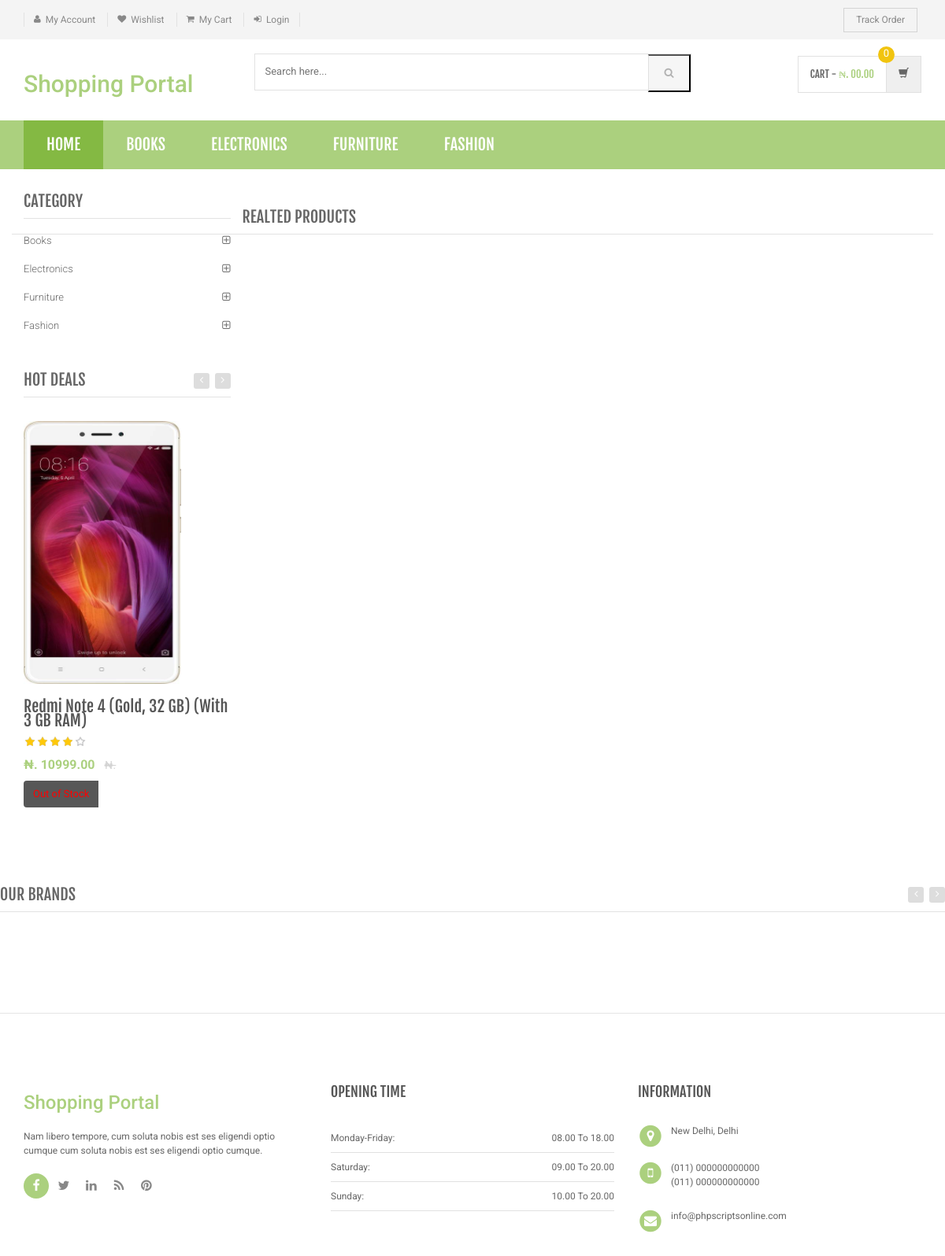
Page /product-details.php on the committed database.
### tables this page shows
CREATE TABLE `category` (
  `id` int(11) NOT NULL,
  `categoryName` varchar(255) DEFAULT NULL,
  `categoryDescription` longtext,
  `creationDate` timestamp NOT NULL DEFAULT CURRENT_TIMESTAMP,
  `updationDate` varchar(255) DEFAULT NULL
);

CREATE TABLE `products` (
  `id` int(11) NOT NULL,
  `category` int(11) NOT NULL,
  `subCategory` int(11) DEFAULT NULL,
  `productName` varchar(255) DEFAULT NULL,
  `productCompany` varchar(255) DEFAULT NULL,
  `productPrice` int(11) DEFAULT NULL,
  `productPriceBeforeDiscount` int(11) DEFAULT NULL,
  `productDescription` longtext,
  `productImage1` varchar(255) DEFAULT NULL,
  `productImage2` varchar(255) DEFAULT NULL,
  `productImage3` varchar(255) DEFAULT NULL,
  `shippingCharge` int(11) DEFAULT NULL,
  `productAvailability` varchar(255) DEFAULT NULL,
  `postingDate` timestamp NULL DEFAULT CURRENT_TIMESTAMP,
  `updationDate` varchar(255) DEFAULT NULL
);

### product-details.php (the view, shortened to what this page needs)
<?php
include('includes/config.php');
?>
<!DOCTYPE html>
<html lang="en">
	<head>
	    <link rel="stylesheet" href="assets/css/bootstrap.min.css">
	    <link rel="stylesheet" href="assets/css/main.css">
	    <link rel="stylesheet" href="assets/css/green.css">
	    <link rel="stylesheet" href="assets/css/owl.carousel.css">
		<link rel="stylesheet" href="assets/css/owl.transitions.css">
		<link href="assets/css/lightbox.css" rel="stylesheet">
		<link rel="stylesheet" href="assets/css/animate.min.css">
		<link rel="stylesheet" href="assets/css/rateit.css">
		<link rel="stylesheet" href="assets/css/bootstrap-select.min.css">
		<link rel="stylesheet" href="assets/css/config.css">
		<link href="assets/css/green.css" rel="alternate stylesheet" title="Green color">
		<link href="assets/css/blue.css" rel="alternate stylesheet" title="Blue color">
		<link href="assets/css/red.css" rel="alternate stylesheet" title="Red color">
		<link href="assets/css/orange.css" rel="alternate stylesheet" title="Orange color">
		<link href="assets/css/dark-green.css" rel="alternate stylesheet" title="Darkgreen color">
		<link rel="stylesheet" href="assets/css/font-awesome.min.css">
	</head>
    <body class="cnt-home">
<header class="header-style-1">
<?php include('includes/top-header.php');?>
<?php include('includes/main-header.php');?>
<?php include('includes/menu-bar.php');?>
</header>
<div class="body-content outer-top-xs">
	<div class='container'>
		<div class='row single-product outer-bottom-sm '>
			<div class='col-md-3 sidebar'>
				<div class="sidebar-module-container">
<div class="sidebar-widget outer-bottom-xs wow fadeInUp">
	<h3 class="section-title">Category</h3>
	<div class="sidebar-widget-body m-t-10">
		<div class="accordion">
		            <?php $sql=mysqli_query($con,"select id,categoryName  from category");
while($row=mysqli_fetch_array($sql))
{
    ?>
	    	<div class="accordion-group">
	            <div class="accordion-heading">
	                <a href="category.php?cid=<?php echo $row['id'];?>"  class="accordion-toggle collapsed">
	                   <?php echo $row['categoryName'];?>
	                </a>
	            </div>
	        </div>
	        <?php } ?>
	    </div>
	</div>
</div>
<div class="sidebar-widget hot-deals wow fadeInUp">
	<h3 class="section-title">hot deals</h3>
	<div class="owl-carousel sidebar-carousel custom-carousel owl-theme outer-top-xs">
								   <?php
$ret=mysqli_query($con,"select * from products order by rand() limit 4 ");
while ($rws=mysqli_fetch_array($ret)) {
?>
													<div class="item">
					<div class="products">
						<div class="hot-deal-wrapper">
							<div class="image">
								<img src="admin/productimages/<?php echo htmlentities($rws['id']);?>/<?php echo htmlentities($rws['productImage1']);?>"  width="200" height="334" alt="">
							</div>
						</div>
						<div class="product-info text-left m-t-20">
							<h3 class="name"><a href="product-details.php?pid=<?php echo htmlentities($rws['id']);?>"><?php echo htmlentities($rws['productName']);?></a></h3>
							<div class="rating rateit-small"></div>
							<div class="product-price">
								<span class="price">
									₦. <?php echo htmlentities($rws['productPrice']);?>.00
								</span>
							    <span class="price-before-discount">₦.<?php echo htmlentities($row['productPriceBeforeDiscount']);?></span>
							</div>
						</div>
						<div class="cart clearfix animate-effect">
							<div class="action">
								<div class="add-cart-button btn-group">
									<button class="btn btn-primary icon" data-toggle="dropdown" type="button">
								<?php if($row['productAvailability']=='In Stock'){?>
										<button class="btn btn-primary icon" data-toggle="dropdown" type="button">
								<i class="fa fa-shopping-cart"></i>
							</button>
							<a href="category.php?page=product&action=add&id=<?php echo $row['id']; ?>">
							<button class="btn btn-primary" type="button">Add to cart</button></a>
								<?php } else {?>
							<div class="action" style="color:red">Out of Stock</div>
					<?php } ?>
								</div>
							</div>
						</div>
					</div>
					</div>
					<?php } ?>
    </div>
</div>
				</div>
			</div>
<section class="section featured-product wow fadeInUp">
	<h3 class="section-title">Realted Products </h3>
</section>
			</div>
		</div>
<?php include('includes/brands-slider.php');?>
</div>
<?php include('includes/footer.php');?>
</body>
</html>

### includes/menu-bar.php (shortened to what this page needs)
<div class="header-nav animate-dropdown">
    <div class="container">
        <div class="yamm navbar navbar-default" role="navigation">
            <div class="nav-bg-class">
                <div class="navbar-collapse collapse" id="mc-horizontal-menu-collapse">
	<div class="nav-outer">
		<ul class="nav navbar-nav">
			<li class="active dropdown yamm-fw">
				<a href="index.php" data-hover="dropdown" class="dropdown-toggle">Home</a>
			</li>
              <?php $sql=mysqli_query($con,"select id,categoryName  from category limit 6");
while($row=mysqli_fetch_array($sql))
{
    ?>
			<li class="dropdown yamm">
				<a href="category.php?cid=<?php echo $row['id'];?>"> <?php echo $row['categoryName'];?></a>
			</li>
			<?php } ?>
		</ul>
		<div class="clearfix"></div>
	</div>
</div>
            </div>
        </div>
    </div>
</div>

### assets/css/green.css (style rules this page uses)
a { color: #abd07e; }
.header-style-1 .header-nav { background: #abd07e; }
.cnt-home .header-style-1 .header-nav .navbar .navbar-nav > li.active { background: #84b943; }
.hot-deals .product-info .product-price .price { color: #abd07e; }
.sidebar .sidebar-module-container .sidebar-widget .sidebar-widget-body .accordion .accordion-group .accordion-heading .accordion-toggle, .sidebar .sidebar-module-container .sidebar-widget .sidebar-widget-body .accordion .accordion-group .accordion-heading .accordion-toggle:hover, .sidebar .sidebar-module-container .sidebar-widget .sidebar-widget-body .accordion .accordion-group .accordion-heading .accordion-toggle:focus, .sidebar .sidebar-module-container .sidebar-widget .sidebar-widget-body .accordion .accordion-group .accordion-heading .accordion-toggle:after { color: #abd07e; }

### assets/css/lightbox.css (style rules this page uses)
body:after { content: url(../images/close.png) url(../images/loading.gif) url(../images/prev.png) url(../images/next.png); display: none; }

### assets/css/rateit.css (style rules this page uses)
.rateit { display: -moz-inline-box; display: inline-block; position: relative; -webkit-user-select: none; -khtml-user-select: none; -moz-user-select: none; -o-user-select: none; -ms-user-select: none; user-select: none; -webkit-touch-callout: none; }

### assets/css/blue.css (style rules this page uses)
a { color: #3498db; }
.header-style-1 .header-nav { background: #3498db; }
.cnt-home .header-style-1 .header-nav .navbar .navbar-nav > li.active { background: #1d6ca1; }
.hot-deals .product-info .product-price .price { color: #3498db; }
.sidebar .sidebar-module-container .sidebar-widget .sidebar-widget-body .accordion .accordion-group .accordion-heading .accordion-toggle, .sidebar .sidebar-module-container .sidebar-widget .sidebar-widget-body .accordion .accordion-group .accordion-heading .accordion-toggle:hover, .sidebar .sidebar-module-container .sidebar-widget .sidebar-widget-body .accordion .accordion-group .accordion-heading .accordion-toggle:focus, .sidebar .sidebar-module-container .sidebar-widget .sidebar-widget-body .accordion .accordion-group .accordion-heading .accordion-toggle:after { color: #3498db; }

### assets/css/red.css (style rules this page uses)
a { color: #ff6c6c; }
.header-style-1 .header-nav { background: #ff6c6c; }
.cnt-home .header-style-1 .header-nav .navbar .navbar-nav > li.active { background: #ff1a1a; }
.hot-deals .product-info .product-price .price { color: #ff6c6c; }
.sidebar .sidebar-module-container .sidebar-widget .sidebar-widget-body .accordion .accordion-group .accordion-heading .accordion-toggle, .sidebar .sidebar-module-container .sidebar-widget .sidebar-widget-body .accordion .accordion-group .accordion-heading .accordion-toggle:hover, .sidebar .sidebar-module-container .sidebar-widget .sidebar-widget-body .accordion .accordion-group .accordion-heading .accordion-toggle:focus, .sidebar .sidebar-module-container .sidebar-widget .sidebar-widget-body .accordion .accordion-group .accordion-heading .accordion-toggle:after { color: #ff6c6c; }

### assets/css/orange.css (style rules this page uses)
a { color: #f39c12; }
.header-style-1 .header-nav { background: #f39c12; }
.cnt-home .header-style-1 .header-nav .navbar .navbar-nav > li.active { background: #ab6c09; }
.hot-deals .product-info .product-price .price { color: #f39c12; }
.sidebar .sidebar-module-container .sidebar-widget .sidebar-widget-body .accordion .accordion-group .accordion-heading .accordion-toggle, .sidebar .sidebar-module-container .sidebar-widget .sidebar-widget-body .accordion .accordion-group .accordion-heading .accordion-toggle:hover, .sidebar .sidebar-module-container .sidebar-widget .sidebar-widget-body .accordion .accordion-group .accordion-heading .accordion-toggle:focus, .sidebar .sidebar-module-container .sidebar-widget .sidebar-widget-body .accordion .accordion-group .accordion-heading .accordion-toggle:after { color: #f39c12; }

### rows in the picture
category: categoryName "BOOKS", categoryName "Books"
category: categoryName "ELECTRONICS", categoryName "Electronics"
category: categoryName "FURNITURE", categoryName "Furniture"
category: categoryName "FASHION", categoryName "Fashion"
products: productImage1 (picture), productName "Redmi Note 4 (Gold, 32 GB) (With 3 GB RAM)", productPrice "10999"
